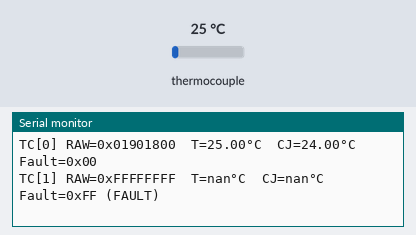
This sketch was run on a simulated ESP32. On the bench: the last lines printed to the serial monitor. Wiring (inferred from the names in the program): MAX31855 thermocouple converter: CS GPIO 5; MISO GPIO 19; SCK GPIO 18. The inputs (shaded band) are chosen by the test bench; at power-on: thermocouple 25 °C.

Above: at 1.4 s.
1.5 s: thermocouple set to 75 °C
At 1.81 s:
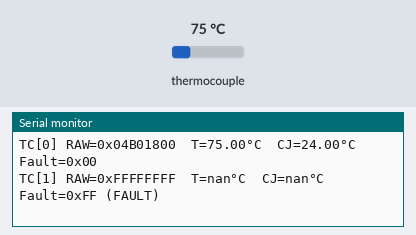
3.3 s: thermocouple set to 225 °C
At 3.66 s:
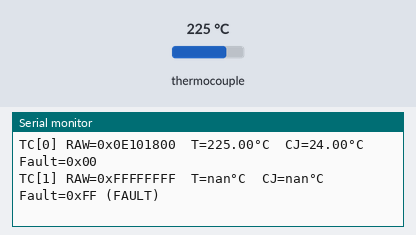
5.2 s: thermocouple set to 15 °C
At 5.51 s:
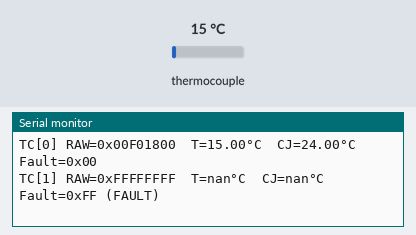

Measured:
- after the input at 1.5 s, the serial monitor: prints a new line after 0.14 s (image 1)
- after the input at 3.3 s, the serial monitor: prints a new line after 0.20 s (image 2)
- after the input at 5.2 s, the serial monitor: prints a new line after 0.15 s (image 3)

The sketch:

max_seperate.ino
```cpp
/*
  MAX31855 Manual Reader (ESP32)
  - Read multiple MAX31855 using shared SCK/DO and separate CS
  - Pure bit-bang (no external libraries)
  - Guard time between chips, interrupts disabled while shifting 32 bits

  Wiring (example):
    SCK (MAXCLK)  -> GPIO18
    DO  (MAXDO)   -> GPIO19
    CS1 (MAXCS1)  -> GPIO5
    CS2 (MAXCS2)  -> GPIO33
    VCC 3.3V, GND common
*/

#include <Arduino.h>

// ====== Pin config (EDIT to your board) ======
#define MAXCLK   18    // SCK shared
#define MAXDO    19    // DO / MISO shared
#define MAXCS1    5    // CS for sensor #0
#define MAXCS2   33    // CS for sensor #1

// Add more CS pins here if you have >2 sensors
static const int TC_CS_PINS[] = { MAXCS1, MAXCS2 };
const int NUM_THERMOCOUPLES = sizeof(TC_CS_PINS) / sizeof(TC_CS_PINS[0]);

// ====== Timing config ======
#ifndef MAX_GUARD_US
#define MAX_GUARD_US 50   // gap between CS changes; raise to 30–50 if edges look too tight
#endif

// ====== Storage ======
float tc_temp_display[8];       // thermocouple temperature (°C) — size >= NUM_THERMOCOUPLES
float cj_temp_display[8];       // cold-junction temperature (°C)
uint8_t tc_fault_bits[8];       // fault summary per channel (bit7: global fault flag, bit2..0: SCV/SCG/OC)

// ====== Helpers ======
static inline int32_t sign_extend(int32_t v, uint8_t nbits) {
  int32_t shift = 32 - nbits;
  return (v << shift) >> shift;
}

void max31855_init_pins() {
  pinMode(MAXCLK, OUTPUT);
  pinMode(MAXDO, INPUT_PULLUP);
  digitalWrite(MAXCLK, LOW);          // CPOL=0 idle LOW

  for (int i = 0; i < NUM_THERMOCOUPLES; ++i) {
    pinMode(TC_CS_PINS[i], OUTPUT);
    digitalWrite(TC_CS_PINS[i], HIGH); // idle = not selected
  }
}

static inline void all_cs_idle() {
  for (int i = 0; i < NUM_THERMOCOUPLES; ++i) digitalWrite(TC_CS_PINS[i], HIGH);
}

// Shift out 32-bit frame from MAX31855 (MSB first), sample on SCK rising edge
uint32_t max31855_read_raw(int csPin) {
  uint32_t v = 0;

  all_cs_idle();
  delayMicroseconds(MAX_GUARD_US);

  noInterrupts();
  digitalWrite(csPin, LOW);
  delayMicroseconds(2);               // tCSS: allow CS to settle before clocking

  for (int i = 31; i >= 0; --i) {
    // Rising edge: sample DO
    digitalWrite(MAXCLK, HIGH);
    delayMicroseconds(2);
    int bit = digitalRead(MAXDO);
    v |= (uint32_t(bit) << i);

    // Falling edge: device shifts next bit
    digitalWrite(MAXCLK, LOW);
    delayMicroseconds(2);
  }

  digitalWrite(csPin, HIGH);
  interrupts();

  delayMicroseconds(MAX_GUARD_US);
  return v;
}

/*
  Decode RAW:
   - [31:18] 14-bit signed thermocouple temp, 0.25°C/LSB
   - [16]    fault flag (1 = fault)
   - [15:4]  12-bit signed cold-junction temp, 0.0625°C/LSB
   - [2] SCV, [1] SCG, [0] OC
  Returns true if no global fault flag, but still fills outputs for diagnostics.
*/
bool max31855_decode(uint32_t raw, float* tc_c, float* tj_c, uint8_t* faults) {
  bool fault = (raw & (1UL << 16));

  int32_t tc14 = (raw >> 18) & 0x3FFF;   // 14-bit
  tc14 = sign_extend(tc14, 14);
  float tc = (float)tc14 * 0.25f;

  int32_t tj12 = (raw >> 4) & 0x0FFF;    // 12-bit
  tj12 = sign_extend(tj12, 12);
  float tj = (float)tj12 * 0.0625f;

  uint8_t fbits = (uint8_t)(raw & 0x07);
  if (fault) fbits |= 0x80; // mark global fault in bit7

  if (tc_c) *tc_c = tc;
  if (tj_c) *tj_c = tj;
  if (faults) *faults = fbits;

  return !fault;
}

// Read one channel by CS pin
bool max31855_read_celsius(int csPin, float* tc_c, float* tj_c, uint8_t* faults, uint32_t* raw_out=nullptr) {
  for (int attempt = 0; attempt < 3; ++attempt) {
    uint32_t raw = max31855_read_raw(csPin);
    if (raw_out) *raw_out = raw;

    // กรองเฟรมเพี้ยน (ลอย/อ่านพลาด)
    if (raw == 0x00000000UL || raw == 0xFFFFFFFFUL) {
      delayMicroseconds(MAX_GUARD_US);
      continue;  // ลองใหม่
    }

    return max31855_decode(raw, tc_c, tj_c, faults);
  }
  // ถ้าอ่าน 3 ครั้งยังไม่ได้ ให้ส่งค่าคงเดิม/NaN ตามต้องการ
  if (tc_c) *tc_c = NAN;
  if (tj_c) *tj_c = NAN;
  if (faults) *faults = 0xFF;
  return false;
}
// ====== Public API: read all sensors safely and store to arrays ======
void heater_read_manual() {
  for (int i = 0; i < NUM_THERMOCOUPLES; ++i) {
    float tc, tj;
    uint8_t fb;
    uint32_t raw;

    // Retry a couple times if you want to be extra robust
    bool ok = false;
    for (int attempt = 0; attempt < 2 && !ok; ++attempt) {
      ok = max31855_read_celsius(TC_CS_PINS[i], &tc, &tj, &fb, &raw);
      if (!ok) delayMicroseconds(MAX_GUARD_US);
    }

    tc_temp_display[i] = tc;
    cj_temp_display[i] = tj;
    tc_fault_bits[i]   = fb;

    // Debug print
    Serial.printf("TC[%d] RAW=0x%08lX  T=%.2f°C  CJ=%.2f°C  Fault=0x%02X%s\n",
                  i, raw, tc, tj, fb, ok ? "" : " (FAULT)");
  }
}

// ====== Arduino entry points ======
void setup() {
  Serial.begin(115200);
  delay(200);
  Serial.println("\nMAX31855 Manual Reader (no library)");
  max31855_init_pins();

  // Optional: quick sanity pulse to see pins alive
  all_cs_idle();
}

void loop() {
  heater_read_manual();
  delay(200);                 // set your polling interval here
}
```
